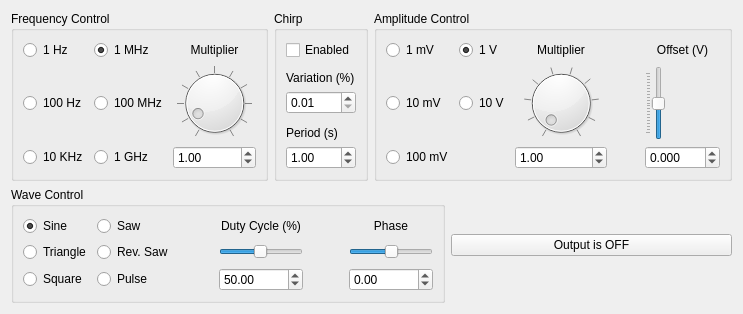
<?xml version="1.0" encoding="UTF-8"?>
<ui version="4.0">
 <class>SignalGenerator</class>
 <widget class="QWidget" name="SignalGenerator">
  <property name="geometry">
   <rect>
    <x>0</x>
    <y>0</y>
    <width>743</width>
    <height>314</height>
   </rect>
  </property>
  <property name="windowTitle">
   <string>Signal Generator - Virtual Telecom Lab</string>
  </property>
  <layout class="QGridLayout" name="gridLayout">
   <item row="1" column="0">
    <layout class="QHBoxLayout" name="horizontalLayout">
     <property name="topMargin">
      <number>0</number>
     </property>
     <item>
      <widget class="QGroupBox" name="groupBox">
       <property name="title">
        <string>Frequency Control</string>
       </property>
       <layout class="QGridLayout" name="gridLayout_2">
        <item row="3" column="2">
         <widget class="QDial" name="fmultDial">
          <property name="minimum">
           <number>10</number>
          </property>
          <property name="maximum">
           <number>1000</number>
          </property>
          <property name="singleStep">
           <number>10</number>
          </property>
          <property name="pageStep">
           <number>100</number>
          </property>
          <property name="value">
           <number>100</number>
          </property>
          <property name="notchTarget">
           <double>10.000000000000000</double>
          </property>
          <property name="notchesVisible">
           <bool>true</bool>
          </property>
         </widget>
        </item>
        <item row="5" column="1">
         <widget class="QRadioButton" name="f1ghzCheck">
          <property name="text">
           <string>1 GHz</string>
          </property>
         </widget>
        </item>
        <item row="0" column="0">
         <widget class="QRadioButton" name="f1hzCheck">
          <property name="text">
           <string>1 Hz</string>
          </property>
         </widget>
        </item>
        <item row="3" column="1">
         <widget class="QRadioButton" name="f100mhzCheck">
          <property name="text">
           <string>100 MHz</string>
          </property>
          <property name="checked">
           <bool>false</bool>
          </property>
         </widget>
        </item>
        <item row="3" column="0">
         <widget class="QRadioButton" name="f100hzCheck">
          <property name="text">
           <string>100 Hz</string>
          </property>
         </widget>
        </item>
        <item row="0" column="1">
         <widget class="QRadioButton" name="f1mhzCheck">
          <property name="text">
           <string>1 MHz</string>
          </property>
          <property name="checked">
           <bool>true</bool>
          </property>
         </widget>
        </item>
        <item row="5" column="0">
         <widget class="QRadioButton" name="f10khzCheck">
          <property name="text">
           <string>10 KHz</string>
          </property>
         </widget>
        </item>
        <item row="0" column="2">
         <widget class="QLabel" name="label">
          <property name="text">
           <string>Multiplier</string>
          </property>
          <property name="alignment">
           <set>Qt::AlignCenter</set>
          </property>
         </widget>
        </item>
        <item row="5" column="2">
         <widget class="QDoubleSpinBox" name="fmultSpin">
          <property name="keyboardTracking">
           <bool>false</bool>
          </property>
          <property name="decimals">
           <number>2</number>
          </property>
          <property name="minimum">
           <double>0.100000000000000</double>
          </property>
          <property name="maximum">
           <double>10.000000000000000</double>
          </property>
          <property name="value">
           <double>1.000000000000000</double>
          </property>
         </widget>
        </item>
       </layout>
      </widget>
     </item>
     <item>
      <widget class="QGroupBox" name="groupBox_4">
       <property name="title">
        <string>Chirp</string>
       </property>
       <layout class="QGridLayout" name="gridLayout_5">
        <item row="1" column="0">
         <spacer name="verticalSpacer">
          <property name="orientation">
           <enum>Qt::Vertical</enum>
          </property>
          <property name="sizeHint" stdset="0">
           <size>
            <width>20</width>
            <height>40</height>
           </size>
          </property>
         </spacer>
        </item>
        <item row="2" column="0">
         <layout class="QVBoxLayout" name="verticalLayout">
          <item>
           <widget class="QLabel" name="label_7">
            <property name="text">
             <string>Variation (%)</string>
            </property>
           </widget>
          </item>
          <item>
           <widget class="QDoubleSpinBox" name="chirpvarSpin">
            <property name="keyboardTracking">
             <bool>false</bool>
            </property>
            <property name="decimals">
             <number>2</number>
            </property>
            <property name="minimum">
             <double>0.010000000000000</double>
            </property>
            <property name="maximum">
             <double>100.000000000000000</double>
            </property>
           </widget>
          </item>
         </layout>
        </item>
        <item row="4" column="0">
         <layout class="QVBoxLayout" name="verticalLayout_2">
          <item>
           <widget class="QLabel" name="label_6">
            <property name="text">
             <string>Period (s)</string>
            </property>
           </widget>
          </item>
          <item>
           <widget class="QDoubleSpinBox" name="chirptSpin">
            <property name="keyboardTracking">
             <bool>false</bool>
            </property>
            <property name="minimum">
             <double>0.010000000000000</double>
            </property>
            <property name="maximum">
             <double>100.000000000000000</double>
            </property>
            <property name="value">
             <double>1.000000000000000</double>
            </property>
           </widget>
          </item>
         </layout>
        </item>
        <item row="0" column="0">
         <widget class="QCheckBox" name="chirpCheck">
          <property name="text">
           <string>Enabled</string>
          </property>
         </widget>
        </item>
        <item row="3" column="0">
         <spacer name="verticalSpacer_2">
          <property name="orientation">
           <enum>Qt::Vertical</enum>
          </property>
          <property name="sizeHint" stdset="0">
           <size>
            <width>20</width>
            <height>40</height>
           </size>
          </property>
         </spacer>
        </item>
       </layout>
      </widget>
     </item>
     <item>
      <widget class="QGroupBox" name="groupBox_2">
       <property name="title">
        <string>Amplitude Control</string>
       </property>
       <layout class="QGridLayout" name="gridLayout_3">
        <item row="2" column="4">
         <widget class="QSlider" name="offsetSlider">
          <property name="minimum">
           <number>-1000</number>
          </property>
          <property name="maximum">
           <number>1000</number>
          </property>
          <property name="orientation">
           <enum>Qt::Vertical</enum>
          </property>
          <property name="invertedAppearance">
           <bool>false</bool>
          </property>
          <property name="tickPosition">
           <enum>QSlider::TicksAbove</enum>
          </property>
          <property name="tickInterval">
           <number>100</number>
          </property>
         </widget>
        </item>
        <item row="3" column="4">
         <widget class="QDoubleSpinBox" name="offsetSpin">
          <property name="keyboardTracking">
           <bool>false</bool>
          </property>
          <property name="decimals">
           <number>3</number>
          </property>
          <property name="minimum">
           <double>-100.000000000000000</double>
          </property>
          <property name="maximum">
           <double>100.000000000000000</double>
          </property>
         </widget>
        </item>
        <item row="3" column="0">
         <widget class="QRadioButton" name="a100mvCheck">
          <property name="text">
           <string>100 mV</string>
          </property>
         </widget>
        </item>
        <item row="2" column="0">
         <widget class="QRadioButton" name="a10mvCheck">
          <property name="text">
           <string>10 mV</string>
          </property>
         </widget>
        </item>
        <item row="3" column="2">
         <widget class="QDoubleSpinBox" name="amultSpin">
          <property name="keyboardTracking">
           <bool>false</bool>
          </property>
          <property name="decimals">
           <number>2</number>
          </property>
          <property name="minimum">
           <double>0.100000000000000</double>
          </property>
          <property name="maximum">
           <double>10.000000000000000</double>
          </property>
          <property name="value">
           <double>1.000000000000000</double>
          </property>
         </widget>
        </item>
        <item row="2" column="2">
         <widget class="QDial" name="amultDial">
          <property name="minimum">
           <number>10</number>
          </property>
          <property name="maximum">
           <number>100</number>
          </property>
          <property name="singleStep">
           <number>1</number>
          </property>
          <property name="pageStep">
           <number>10</number>
          </property>
          <property name="notchTarget">
           <double>10.000000000000000</double>
          </property>
          <property name="notchesVisible">
           <bool>true</bool>
          </property>
         </widget>
        </item>
        <item row="2" column="3">
         <spacer name="horizontalSpacer">
          <property name="orientation">
           <enum>Qt::Horizontal</enum>
          </property>
          <property name="sizeHint" stdset="0">
           <size>
            <width>40</width>
            <height>20</height>
           </size>
          </property>
         </spacer>
        </item>
        <item row="0" column="1">
         <widget class="QRadioButton" name="a1vCheck">
          <property name="text">
           <string>1 V</string>
          </property>
          <property name="checked">
           <bool>true</bool>
          </property>
         </widget>
        </item>
        <item row="2" column="1">
         <widget class="QRadioButton" name="a10vCheck">
          <property name="text">
           <string>10 V</string>
          </property>
         </widget>
        </item>
        <item row="0" column="0">
         <widget class="QRadioButton" name="a1mvCheck">
          <property name="text">
           <string>1 mV</string>
          </property>
         </widget>
        </item>
        <item row="0" column="2">
         <widget class="QLabel" name="label_2">
          <property name="text">
           <string>Multiplier</string>
          </property>
          <property name="alignment">
           <set>Qt::AlignCenter</set>
          </property>
         </widget>
        </item>
        <item row="0" column="4">
         <widget class="QLabel" name="label_3">
          <property name="text">
           <string>Offset (V)</string>
          </property>
          <property name="alignment">
           <set>Qt::AlignCenter</set>
          </property>
         </widget>
        </item>
       </layout>
      </widget>
     </item>
    </layout>
   </item>
   <item row="2" column="0">
    <layout class="QHBoxLayout" name="horizontalLayout_2">
     <property name="topMargin">
      <number>0</number>
     </property>
     <item>
      <widget class="QGroupBox" name="groupBox_3">
       <property name="title">
        <string>Wave Control</string>
       </property>
       <layout class="QGridLayout" name="gridLayout_4">
        <item row="1" column="4">
         <widget class="QSlider" name="dutySlider">
          <property name="minimum">
           <number>10</number>
          </property>
          <property name="maximum">
           <number>1000</number>
          </property>
          <property name="singleStep">
           <number>10</number>
          </property>
          <property name="pageStep">
           <number>100</number>
          </property>
          <property name="value">
           <number>500</number>
          </property>
          <property name="orientation">
           <enum>Qt::Horizontal</enum>
          </property>
         </widget>
        </item>
        <item row="1" column="3">
         <spacer name="horizontalSpacer_2">
          <property name="orientation">
           <enum>Qt::Horizontal</enum>
          </property>
          <property name="sizeHint" stdset="0">
           <size>
            <width>40</width>
            <height>20</height>
           </size>
          </property>
         </spacer>
        </item>
        <item row="0" column="4">
         <widget class="QLabel" name="label_4">
          <property name="text">
           <string>Duty Cycle (%)</string>
          </property>
          <property name="alignment">
           <set>Qt::AlignCenter</set>
          </property>
         </widget>
        </item>
        <item row="0" column="2">
         <widget class="QRadioButton" name="sawCheck">
          <property name="text">
           <string>Saw</string>
          </property>
         </widget>
        </item>
        <item row="2" column="1">
         <widget class="QRadioButton" name="squareCheck">
          <property name="text">
           <string>Square</string>
          </property>
         </widget>
        </item>
        <item row="1" column="2">
         <widget class="QRadioButton" name="rsawCheck">
          <property name="text">
           <string>Rev. Saw</string>
          </property>
         </widget>
        </item>
        <item row="2" column="2">
         <widget class="QRadioButton" name="pulseCheck">
          <property name="text">
           <string>Pulse</string>
          </property>
         </widget>
        </item>
        <item row="1" column="5">
         <spacer name="horizontalSpacer_3">
          <property name="orientation">
           <enum>Qt::Horizontal</enum>
          </property>
          <property name="sizeHint" stdset="0">
           <size>
            <width>40</width>
            <height>20</height>
           </size>
          </property>
         </spacer>
        </item>
        <item row="2" column="4">
         <widget class="QDoubleSpinBox" name="dutySpin">
          <property name="keyboardTracking">
           <bool>false</bool>
          </property>
          <property name="decimals">
           <number>2</number>
          </property>
          <property name="maximum">
           <double>100.000000000000000</double>
          </property>
          <property name="value">
           <double>50.000000000000000</double>
          </property>
         </widget>
        </item>
        <item row="1" column="1">
         <widget class="QRadioButton" name="triangleCheck">
          <property name="text">
           <string>Triangle</string>
          </property>
         </widget>
        </item>
        <item row="0" column="1">
         <widget class="QRadioButton" name="sineCheck">
          <property name="text">
           <string>Sine</string>
          </property>
          <property name="checked">
           <bool>true</bool>
          </property>
         </widget>
        </item>
        <item row="0" column="6">
         <widget class="QLabel" name="label_5">
          <property name="text">
           <string>Phase</string>
          </property>
          <property name="alignment">
           <set>Qt::AlignCenter</set>
          </property>
         </widget>
        </item>
        <item row="1" column="6">
         <widget class="QSlider" name="phaseSlider">
          <property name="minimum">
           <number>-1800</number>
          </property>
          <property name="maximum">
           <number>1800</number>
          </property>
          <property name="orientation">
           <enum>Qt::Horizontal</enum>
          </property>
         </widget>
        </item>
        <item row="2" column="6">
         <widget class="QDoubleSpinBox" name="phaseSpin">
          <property name="decimals">
           <number>2</number>
          </property>
          <property name="minimum">
           <double>-180.000000000000000</double>
          </property>
          <property name="maximum">
           <double>180.000000000000000</double>
          </property>
         </widget>
        </item>
       </layout>
      </widget>
     </item>
     <item>
      <widget class="QPushButton" name="onoffBut">
       <property name="sizePolicy">
        <sizepolicy hsizetype="Expanding" vsizetype="Fixed">
         <horstretch>0</horstretch>
         <verstretch>0</verstretch>
        </sizepolicy>
       </property>
       <property name="text">
        <string>Output is OFF</string>
       </property>
      </widget>
     </item>
    </layout>
   </item>
  </layout>
 </widget>
 <resources/>
 <connections/>
</ui>
